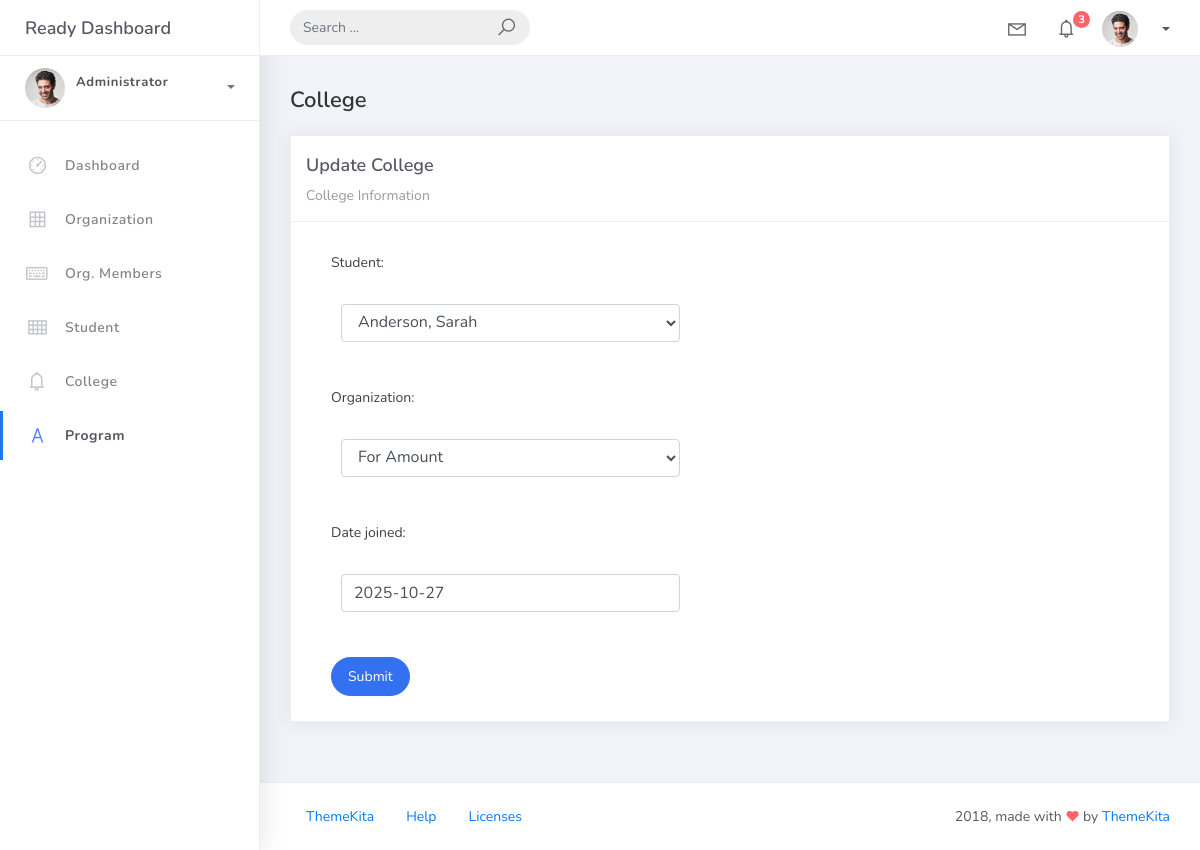
The page /orgmember_list/3/ on the database its author committed.
### studentorg/models.py (models this page shows)
class BaseModel(models.Model):
    created_at = models.DateTimeField(auto_now_add=True, db_index=True)
    updated_at = models.DateTimeField(auto_now=True)
    class Meta:
        abstract = True

class OrgMember(BaseModel):
    student = models.ForeignKey(Student, on_delete=models.CASCADE)
    organization = models.ForeignKey(Organization, on_delete=models.CASCADE)
    date_joined = models.DateField()

### studentorg/views.py (the view)
# urls.py: path('orgmember_list/<int:pk>/', OrgMemberUpdateView.as_view(), name='orgmember-update'),
class OrgMemberUpdateView(UpdateView):
    model = OrgMember
    form_class = OrgMemberForm
    template_name = 'studentorg/orgmember_form.html'
    success_url = reverse_lazy('orgmember-list')

### studentorg/forms.py
class OrgMemberForm(ModelForm):
    class Meta:
        model = OrgMember
        fields = "__all__"

### studentorg/models.py (called while the page is built)
    def __str__(self):
        return self.name

    def __str__(self):
        return f"{self.lastname}, {self.firstname}"

### templates/studentorg/orgmember_form.html (shortened to what this page needs)
{% extends 'base.html' %}
{% load static %}
{% block content %}
<div class="content">
  <div class="container-fluid">
    <h4 class="page-title">College</h4>
    <div class="row">
      <div class="col-md-12">
        <div class="card">
          <div class="card-header">
            <div class="card-title">
              {% if object %}
              Update College
              {% else %}
              Add New College
              {% endif %}
            </div>
            <div class="card-category">College Information</div>
          </div>
          <div class="col-md-6">
            <div class="card-body">
              <form action="" method="post" novalidate>
                {% include 'includes/form.html' %}
                <div class="form-group">
                  <button type="submit" class="btn btn-primary btn-rounded">
                    Submit
                  </button>
                </div>
              </form>
            </div>
          </div>
        </div>
      </div>
    </div>
  </div>
</div>
{% endblock %}

### templates/includes/form.html (shortened to what this page needs)
{% load widget_tweaks %}
{% for field in form %}
<div class="field item form-group">
    <label>{{ field.label_tag }}</label>
    <div class="form-group">
        {% render_field field class="form-control" %}
    </div>
</div>
{% endfor %}

### rows shown on the page
OrgMember: student "Anderson, Sarah" "For Amount" "2025-10-27"

### other values the page prints
{{ field.label_tag }} "Student:" "Organization:" "Date joined:"
